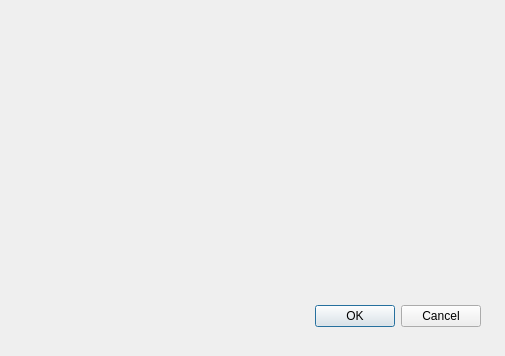
<?xml version="1.0" encoding="UTF-8"?>
<ui version="4.0">
 <class>compareDialog</class>
 <widget class="QDialog" name="compareDialog">
  <property name="geometry">
   <rect>
    <x>0</x>
    <y>0</y>
    <width>505</width>
    <height>356</height>
   </rect>
  </property>
  <property name="windowTitle">
   <string>Dialog</string>
  </property>
  <widget class="QDialogButtonBox" name="compareButtonBox">
   <property name="geometry">
    <rect>
     <x>140</x>
     <y>300</y>
     <width>341</width>
     <height>32</height>
    </rect>
   </property>
   <property name="orientation">
    <enum>Qt::Horizontal</enum>
   </property>
   <property name="standardButtons">
    <set>QDialogButtonBox::Cancel|QDialogButtonBox::Ok</set>
   </property>
   <property name="centerButtons">
    <bool>false</bool>
   </property>
  </widget>
 </widget>
 <resources/>
 <connections>
  <connection>
   <sender>compareButtonBox</sender>
   <signal>accepted()</signal>
   <receiver>compareDialog</receiver>
   <slot>accept()</slot>
   <hints>
    <hint type="sourcelabel">
     <x>248</x>
     <y>254</y>
    </hint>
    <hint type="destinationlabel">
     <x>157</x>
     <y>274</y>
    </hint>
   </hints>
  </connection>
  <connection>
   <sender>compareButtonBox</sender>
   <signal>rejected()</signal>
   <receiver>compareDialog</receiver>
   <slot>reject()</slot>
   <hints>
    <hint type="sourcelabel">
     <x>316</x>
     <y>260</y>
    </hint>
    <hint type="destinationlabel">
     <x>286</x>
     <y>274</y>
    </hint>
   </hints>
  </connection>
 </connections>
</ui>
